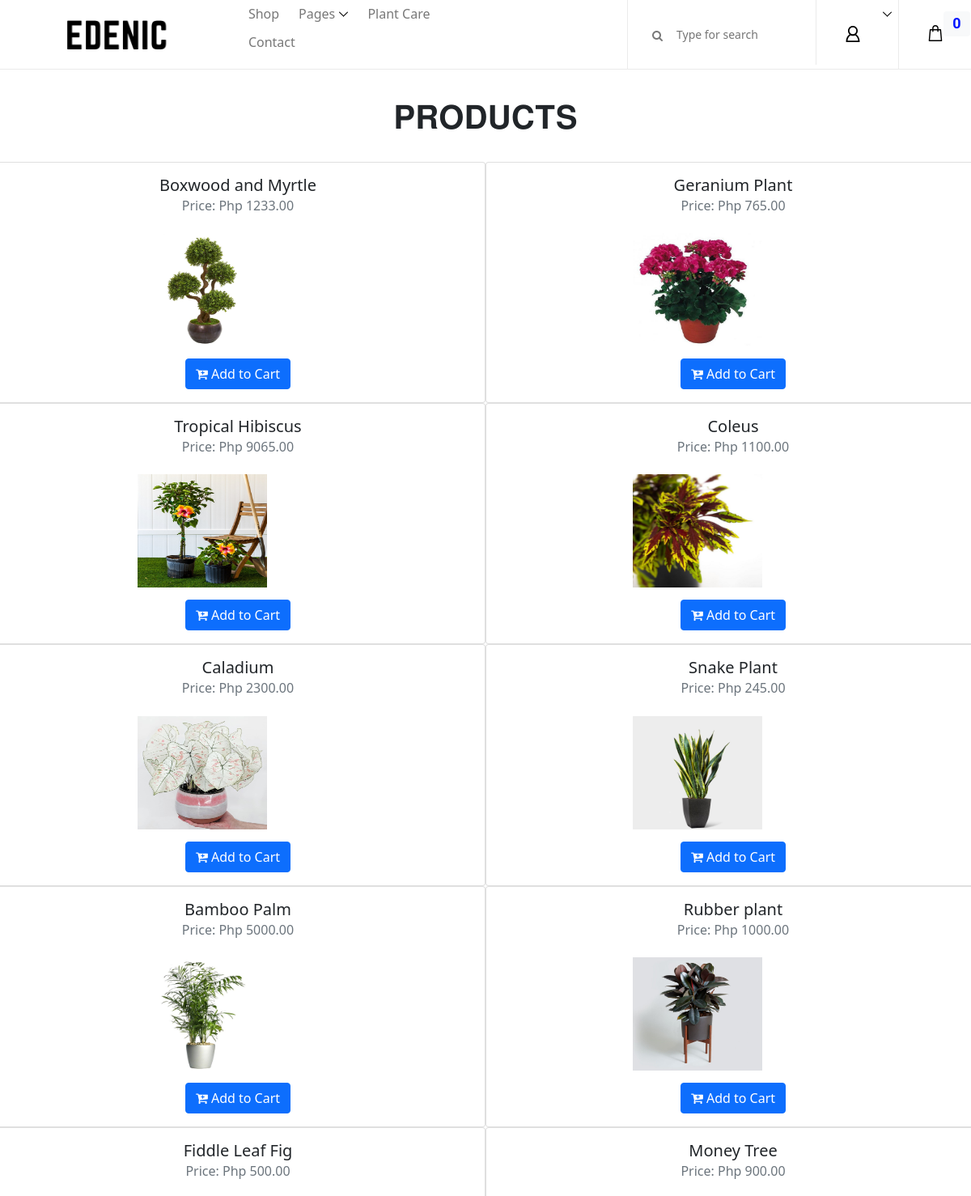
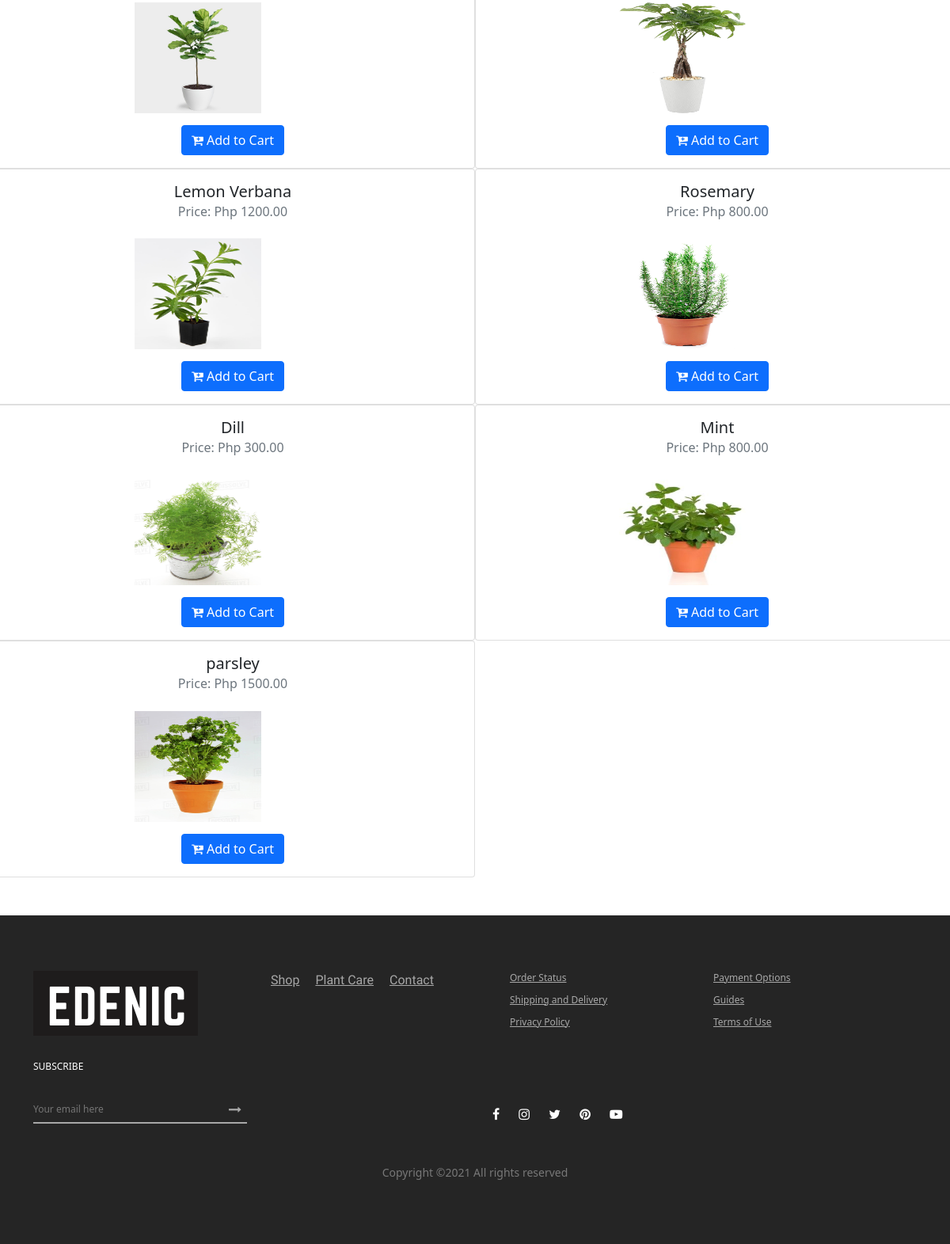
The page /shop.php on the database its author committed (2 pictures, top to bottom).
### tables this page shows
CREATE TABLE `tblproduct` (
  `id` int(8) NOT NULL,
  `name` varchar(255) NOT NULL,
  `code` varchar(255) NOT NULL,
  `image` text NOT NULL,
  `price` double(10,2) NOT NULL
);

### Cart.class.php (called while the page is built, shortened)
<?php
class Cart {
    protected $cart_contents = array();
    public function __construct(){
        $this->cart_contents = !empty($_SESSION['cart_contents'])?$_SESSION['cart_contents']:NULL;
        if ($this->cart_contents === NULL){
            $this->cart_contents = array('cart_total' => 0, 'total_items' => 0);
        }
    }
    public function total_items(){
        return $this->cart_contents['total_items'];
    }
}

### shop.php (the view, shortened to what this page needs)
<?php
include_once 'Cart.class.php';
$cart = new Cart;
require_once 'dbConfig.php';
?>
<!DOCTYPE html>
<html lang="en">
<head>
    <link rel="stylesheet" href="path/to/font-awesome/css/font-awesome.min.css">
    <link rel="stylesheet" href="css/core-style.css">
    <link href="css/bootstrap.min.css" rel="stylesheet">
    <link href="https://cdn.jsdelivr.net/npm/bootstrap@5.0.0-beta3/dist/css/bootstrap.min.css" rel="stylesheet">
</head>
</head>
<body>
     <header class="header_area">
        <div class="classy-nav-container breakpoint-off d-flex align-items-center justify-content-between">
            <nav class="classy-navbar" id="essenceNav">
                <a class="nav-brand" href="home.php"><img src="img/core-img/LOGO5.png" alt=""></a>
                <div class="classy-menu">
                    <div class="classynav">
                        <ul>
                            <li><a href="shop.php">Shop</a>
                            <li><a href="#">Pages</a>
                            </li>
                            <li><a href="plantcare.php">Plant Care</a></li>
                            <li><a href="contact.php">Contact</a>
                        </ul>
                    </div>
                </div>
            </nav>
            <div class="header-meta d-flex clearfix justify-content-end">
                <div class="search-area">
                    <form action="#" method="post">
                        <input type="search" name="search" id="headerSearch" placeholder="Type for search">
                        <button type="submit"><i class="fa fa-search" aria-hidden="true"></i></button>
                    </form>
                </div>
                <div class="user-login-info">
               <div class="classynav">
                        <ul>
                            <li><a href=""><img src="img/core-img/user.svg" alt="" id="dropdownMenu2" data-toggle="dropdown" aria-haspopup="true" aria-expanded="false" class="dropdown-toggle"></a>
                            </li>
                        </ul>
                    </div>
               </div>
                <div class="cart-area">
                    <a href="viewCart.php" id="essenceCartBtn"><img src="img/core-img/bag.svg" alt=""><span class="badge badge-light mt-4"><?php echo $cart->total_items() > 0 ? $cart->total_items() : "0"; ?></span> </a>
                </div>
            </div>
        </div>
    </header>
    <br><br><br><br><br>
    <div class="containershop">
        <Center>
            <h1>𝐏𝐑𝐎𝐃𝐔𝐂𝐓𝐒</h1><br>
        </Center>
        <div class="row col-lg-13">
            <?php
            $result = $db->query("SELECT * FROM tblproduct ORDER BY id DESC LIMIT 15");
            if ($result->num_rows > 0) {
                while ($row = $result->fetch_assoc()) {
            ?>
                    <div class="card col-lg-6 ">
                        <div class="card-body float-center">
                            <center>
                                <h5 class="card-title"><?php echo $row["name"]; ?></h5>
                                <h6 class="card-subtitle mb-2 text-muted">Price: <?php echo 'Php '  . $row["price"]    ; ?></h6>
                            </center>
                            <div style="margin-left:105px" class="product-image"><img class="ml-5 mt-3" style="height:140px;width:160px;" src="<?php echo $row["image"]; ?>"></div>
                            <center>
                                <a style="margin-top:15px" href="cartAction.php?action=addToCart&id=<?php echo $row["id"]; ?>" class="btn btn-primary" ><i class="fa fa-cart-plus" aria-hidden="true"></i>    Add to Cart</a>
                            </center>
                        </div>
                    </div>
                <?php }
            } else { ?>
                <p>Product(s) not found.....</p>
            <?php } ?>
        </div>
    </div>
    <br><br>
    <footer class="footer_area clearfix">
        <div class="container">
            <div class="row">
                <div class="col-12 col-md-6">
                    <div class="single_widget_area d-flex mb-30">
                        <div class="footer-logo mr-50">
                            <a href="#"><img src="img/core-img/LOGO5A.png" alt=""></a>
                        </div>
                        <div class="footer_menu">
                            <ul>
                                <li><a href="shop.php">Shop</a></li>
                                <li><a href="plantcare.php">Plant Care</a></li>
                                <li><a href="contact.php">Contact</a></li>
                            </ul>
                        </div>
                    </div>
                </div>
                <div class="col-12 col-md-6">
                    <div class="single_widget_area mb-30">
                        <ul class="footer_widget_menu">
                            <li><a href="#">Order Status</a></li>
                            <li><a href="#">Payment Options</a></li>
                            <li><a href="#">Shipping and Delivery</a></li>
                            <li><a href="#">Guides</a></li>
                            <li><a href="#">Privacy Policy</a></li>
                            <li><a href="#">Terms of Use</a></li>
                        </ul>
                    </div>
                </div>
            </div>
            <div class="row align-items-end">
                <div class="col-12 col-md-6">
                    <div class="single_widget_area">
                        <div class="footer_heading mb-30">
                            <h6>Subscribe</h6>
                        </div>
                        <div class="subscribtion_form">
                            <form action="#" method="post">
                                <input type="email" name="mail" class="mail" placeholder="Your email here">
                                <button type="submit" class="submit"><i class="fa fa-long-arrow-right" aria-hidden="true"></i></button>
                            </form>
                        </div>
                    </div>
                </div>
                <div class="col-12 col-md-6">
                    <div class="single_widget_area">
                        <div class="footer_social_area">
                            <a href="#" data-toggle="tooltip" data-placement="top" title="Facebook"><i class="fa fa-facebook" aria-hidden="true"></i></a>
                            <a href="#" data-toggle="tooltip" data-placement="top" title="Instagram"><i class="fa fa-instagram" aria-hidden="true"></i></a>
                            <a href="#" data-toggle="tooltip" data-placement="top" title="Twitter"><i class="fa fa-twitter" aria-hidden="true"></i></a>
                            <a href="#" data-toggle="tooltip" data-placement="top" title="Pinterest"><i class="fa fa-pinterest" aria-hidden="true"></i></a>
                            <a href="#" data-toggle="tooltip" data-placement="top" title="Youtube"><i class="fa fa-youtube-play" aria-hidden="true"></i></a>
                        </div>
                    </div>
                </div>
            </div>
            <div class="row mt-5">
                <div class="col-md-12 text-center">
                    <p>
                        Copyright &copy; All rights reserved
                    </p>
                </div>
            </div>
        </div>
    </footer>
</body>
</html>

### css/core-style.css (style rules this page uses)
* { margin: 0; padding: 0; }
body { font-family: "Poppins", sans-serif; font-size: 14px; background-color: #ffffff; cursor: pointer; margin-top: 85px; }
h1, h2, h3, h4, h5, h6 { color: #000000; line-height: 1.3; font-weight: 700; font-family: "Ubuntu", sans-serif; }
p { color: #787878; font-size: 14px; line-height: 2; font-weight: 400; }
a { -webkit-transition: all 500ms ease 0s; transition: all 500ms ease 0s; text-decoration: none; cursor: pointer; outline: 0 solid transparent; color: #000000; font-weight: 600; font-size: 12px; }
ul, ol { margin: 0; }
ul li, ol li { list-style: none; cursor: pointer; }
img { height: auto; max-width: 100%; }
.mb-30 { margin-bottom: 30px !important; }
.mr-50 { margin-right: 50px !important; }
.header_area { position: fixed; z-index: 900; top: 0; left: 0; width: 100%; border-bottom: 1px solid #ebebeb; -webkit-transition-duration: 500ms; transition-duration: 500ms; }
.header_area .classy-navbar, .header_area .header-meta { -webkit-box-flex: 0; -ms-flex: 0 0 50%; flex: 0 0 50%; min-width: 50%; width: 50%; }
.header_area .classy-navbar { height: 85px; padding: 5px 0 5px 5%; }
.header_area .header-meta { height: 85px; position: relative; z-index: 1; }
.header_area .classynav ul li a { font-size: 16px; color: #787878; }
.header_area .search-area form { position: relative; z-index: 1; height: 85px; border-left: 1px solid #ebebeb; }
.header_area .search-area form input { border: none; background-color: #ffffff; width: 200px; height: 85px; padding: 0 15px 0 60px; color: #787878; font-size: 14px; font-weight: 500; -webkit-transition-duration: 500ms; transition-duration: 500ms; }
.header_area .search-area form button { position: absolute; z-index: 10; top: 50%; -webkit-transform: translateY(-50%); transform: translateY(-50%); left: 30px; background-color: transparent; border: none; color: #787878; font-size: 14px; }
.header_area .favourite-area a, .header_area .user-login-info a, .header_area .cart-area a { position: relative; z-index: 1; -webkit-box-flex: 0; -ms-flex: 0 0 90px; flex: 0 0 90px; width: 90px; display: block; text-align: center; border-left: 1px solid #ebebeb; height: 100%; line-height: 80px; }
.header_area .favourite-area a img, .header_area .user-login-info a img, .header_area .cart-area a img { max-width: 20px; }
.header_area .favourite-area a span, .header_area .user-login-info a span, .header_area .cart-area a span { font-family: "Ubuntu", sans-serif; font-size: 18px; color: #0315ff; font-weight: 700; position: absolute; top: -10px; }
.footer_area { position: relative; z-index: 1; background-color: #252525; padding: 70px 0 60px; }
.footer_area .single_widget_area .footer_menu ul { display: -webkit-box; display: -ms-flexbox; display: flex; }
.footer_area .single_widget_area .footer_menu ul li a { font-size: 16px; color: rgba(255, 255, 255, 0.6); display: block; font-weight: 400; font-family: "Ubuntu", sans-serif; padding: 0 10px; text-transform: capitalize; }
.footer_area .single_widget_area .footer_widget_menu { display: -webkit-box; display: -ms-flexbox; display: flex; -ms-flex-wrap: wrap; flex-wrap: wrap; }
.footer_area .single_widget_area .footer_widget_menu li { -webkit-box-flex: 0; -ms-flex: 0 0 50%; flex: 0 0 50%; width: 50%; }
.footer_area .single_widget_area .footer_widget_menu li a { display: block; font-size: 12px; color: rgba(255, 255, 255, 0.6); display: block; font-weight: 400; margin-bottom: 10px; }
.footer_area .single_widget_area .footer_heading h6 { color: #ffffff; font-size: 12px; text-transform: uppercase; margin-bottom: 0; }
.footer_area .single_widget_area .subscribtion_form form { position: relative; z-index: 1; width: 270px; }
.footer_area .single_widget_area .subscribtion_form form input { width: 100%; border: none; border-bottom: 2px solid rgba(255, 255, 255, 0.6); color: rgba(255, 255, 255, 0.6); font-size: 12px; height: 35px; background-color: transparent; }
.footer_area .single_widget_area .subscribtion_form form button { width: 30px; height: 35px; border: none; background-color: transparent; color: rgba(255, 255, 255, 0.6); position: absolute; top: 0; right: 0; text-align: center; z-index: 10; }
.footer_area .single_widget_area .footer_social_area a { color: #ffffff; display: inline-block; padding: 0 10px; font-size: 16px; }

### rows shown on the page
tblproduct: name "Boxwood and Myrtle", price "1233.00", image (picture)
tblproduct: name "Geranium Plant", price "765.00", image (picture)
tblproduct: name "Tropical Hibiscus", price "9065.00", image (picture)
tblproduct: name "Coleus", price "1100.00", image (picture)
tblproduct: name "Caladium", price "2300.00", image (picture)
tblproduct: name "Snake Plant", price "245.00", image (picture)
tblproduct: name "Bamboo Palm", price "5000.00", image (picture)
tblproduct: name "Rubber plant", price "1000.00", image (picture)
tblproduct: name "Fiddle Leaf Fig", price "500.00", image (picture)
tblproduct: name "Money Tree", price "900.00", image (picture)
tblproduct: name "Lemon Verbana", price "1200.00", image (picture)
tblproduct: name "Rosemary", price "800.00", image (picture)
tblproduct: name "Dill", price "300.00", image (picture)
tblproduct: name "Mint", price "800.00", image (picture)
tblproduct: name "parsley", price "1500.00", image (picture)
